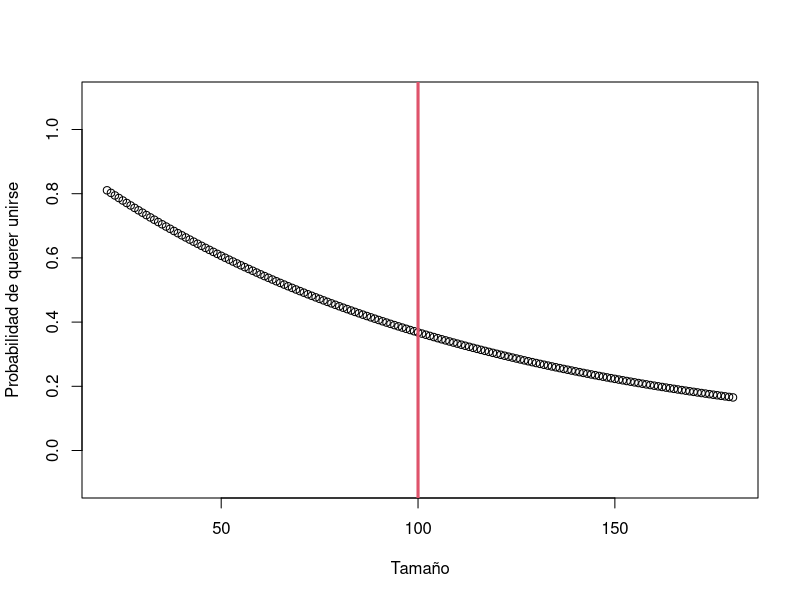
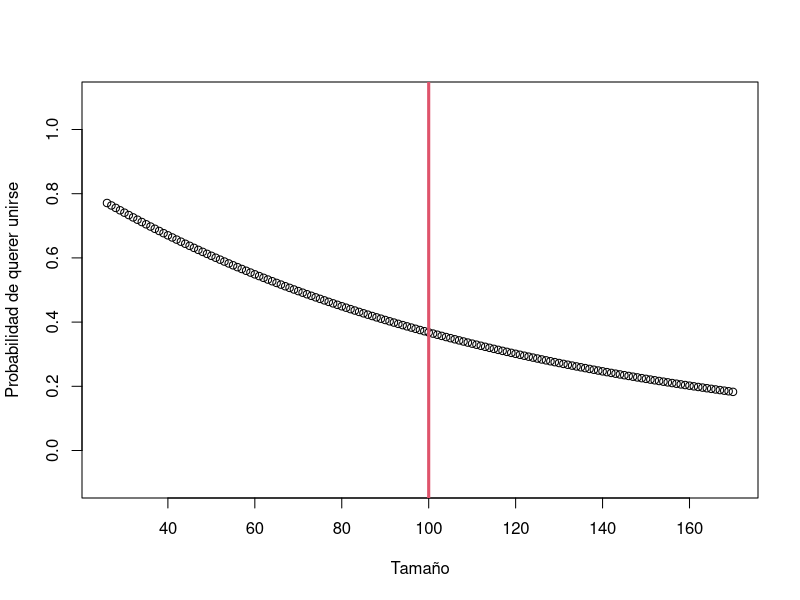

The R source for these figures, in order:
k <- 1000
n <- 100000
originales <- rnorm(k)
cumulos <- originales - min(originales) + 1
cumulos <- round(n * cumulos / sum(cumulos))
diferencia <- n - sum(cumulos)
if (diferencia > 0) {
    for (i in 1:diferencia) {
        p <- sample(1:k, 1)
        cumulos[p] <- cumulos[p] + 1
    }
} else if (diferencia < 0) {
    for (i in 1:-diferencia) {
        p <- sample(1:k, 1)
        if (cumulos[p] > 1) {
            cumulos[p] <- cumulos[p] - 1
        }
    }
}
c <- median(cumulos) # tamanio critico de cumulos
d <- sd(cumulos) / 4 # factor arbitrario para suavizar la curva
rotura <- function(x, c, d) {
    return (1 / (1 + exp((c - x) / d)))
}
union <- function(x, c) {
    return (exp(-x / c))
}
png("p8_expvar.png")
low <- min(cumulos)
high <- max(cumulos)
x <- low:high
plot(x, union(x, c), ylim=c(-0.1, 1.1), xlim=c(low, high),
     xlab="Tama\u{00f1}o", ylab="Probabilidad de querer unirse")
abline(v = c, col=2, lwd=3)
graphics.off()
k <- 1000
n <- 100000
originales <- rnorm(k)
cumulos <- originales - min(originales) + 1
cumulos <- round(n * cumulos / sum(cumulos))
diferencia <- n - sum(cumulos)
if (diferencia > 0) {
    for (i in 1:diferencia) {
        p <- sample(1:k, 1)
        cumulos[p] <- cumulos[p] + 1
    }
} else if (diferencia < 0) {
    for (i in 1:-diferencia) {
        p <- sample(1:k, 1)
        if (cumulos[p] > 1) {
            cumulos[p] <- cumulos[p] - 1
        }
    }
}
c <- median(cumulos) # tamanio critico de cumulos
d <- sd(cumulos) / 4 # factor arbitrario para suavizar la curva
rotura <- function(x, c, d) {
    return (1 / (1 + exp((c - x) / d)))
}
union <- function(x, c) {
    return (exp(-x / c))
}
png("p8_expvar.png")
low <- min(cumulos)
high <- max(cumulos)
x <- low:high
plot(x, union(x, c), ylim=c(-0.1, 1.1), xlim=c(low, high),
     xlab="Tama\u{00f1}o", ylab="Probabilidad de querer unirse")
abline(v = c, col=2, lwd=3)
graphics.off()
